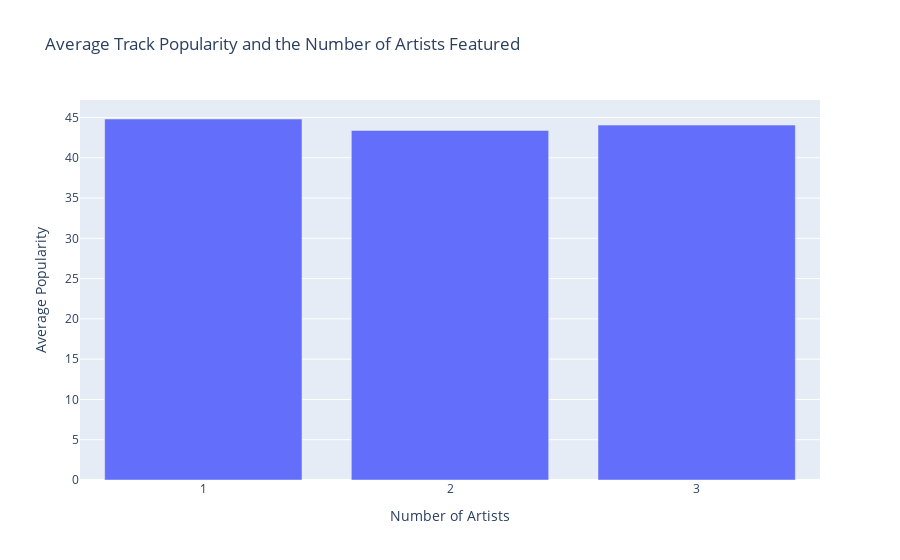

This figure's notebook cell:
### Code cell
x_axis = num_art_grp.index
fig = px.bar(num_art_grp, x=x_axis, y='popularity',
             hover_data={'popularity':':.2f', 'length(ms)':':.2f', 'acousticness':':.2f', 'danceability':':.2f', 'energy':':.2f', 'liveness':':.2f', 'tempo':':.2f', 'valence':':.2f'},
             labels={'popularity':'Average Popularity', 'num_artists':"Number of Artists"}, title='Average Track Popularity and the Number of Artists Featured')
fig.update_xaxes(type='category')
fig.show()

### Figure 1 — Plotly figure (JSON) as saved in the notebook; plotly's stock layout.template omitted (floating-point values rounded to 4 significant figures)
{"data": [{"alignmentgroup": "True", "customdata": [[192300.0, 0.3857, 0.6449, 0.5833, 0.1579, 122.6, 0.4522], [191500.0, 0.29, 0.7026, 0.6099, 0.1703, 120.2, 0.4994], [211800.0, 0.2747, 0.7261, 0.6557, 0.1529, 119.8, 0.4462]], "hovertemplate": "Number of Artists=%{x}<br>Average Popularity=%{y:.2f}<br>length(ms)=%{customdata[0]:.2f}<br>acousticness=%{customdata[1]:.2f}<br>danceability=%{customdata[2]:.2f}<br>energy=%{customdata[3]:.2f}<br>liveness=%{customdata[4]:.2f}<br>tempo=%{customdata[5]:.2f}<br>valence=%{customdata[6]:.2f}<extra></extra>", "legendgroup": "", "marker": {"color": "#636efa", "pattern": {"shape": ""}}, "name": "", "offsetgroup": "", "orientation": "v", "showlegend": false, "textposition": "auto", "type": "bar", "x": [1, 2, 3], "xaxis": "x", "y": [44.82, 43.4, 44.06], "yaxis": "y"}], "layout": {"barmode": "relative", "legend": {"tracegroupgap": 0}, "title": {"text": "Average Track Popularity and the Number of Artists Featured"}, "xaxis": {"anchor": "y", "domain": [0, 1], "title": {"text": "Number of Artists"}, "type": "category"}, "yaxis": {"anchor": "x", "domain": [0, 1], "title": {"text": "Average Popularity"}}}}
